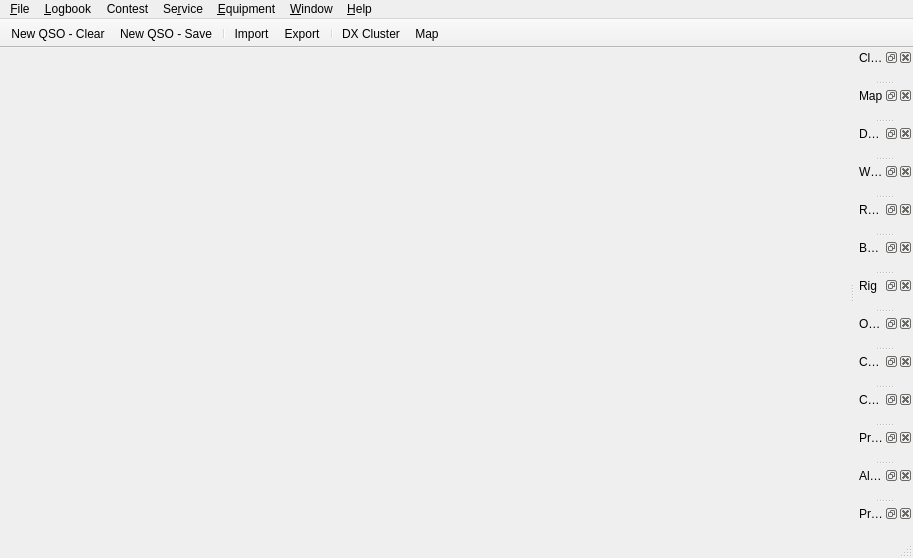
 <widget class="QMainWindow" name="MainWindow">
  <property name="geometry">
   <rect>
    <x>0</x>
    <y>0</y>
    <width>913</width>
    <height>558</height>
   </rect>
  </property>
  <property name="windowTitle">
   <string/>
  </property>
  <property name="dockOptions">
   <set>QMainWindow::AllowNestedDocks|QMainWindow::AllowTabbedDocks|QMainWindow::AnimatedDocks|QMainWindow::GroupedDragging</set>
  </property>
  <widget class="QWidget" name="centralWidget">
   <layout class="QVBoxLayout" name="verticalLayout">
    <property name="bottomMargin">
     <number>0</number>
    </property>
    <item>
     <widget class="LogbookWidget" name="logbookWidget" native="true">
      <property name="sizePolicy">
       <sizepolicy hsizetype="Preferred" vsizetype="Expanding">
        <horstretch>0</horstretch>
        <verstretch>0</verstretch>
       </sizepolicy>
      </property>
     </widget>
    </item>
    <item>
     <widget class="NewContactWidget" name="newContactWidget" native="true">
      <property name="sizePolicy">
       <sizepolicy hsizetype="Preferred" vsizetype="Maximum">
        <horstretch>0</horstretch>
        <verstretch>0</verstretch>
       </sizepolicy>
      </property>
      <property name="focusPolicy">
       <enum>Qt::ClickFocus</enum>
      </property>
     </widget>
    </item>
   </layout>
  </widget>
  <widget class="QMenuBar" name="menuBar">
   <property name="geometry">
    <rect>
     <x>0</x>
     <y>0</y>
     <width>913</width>
     <height>25</height>
    </rect>
   </property>
   <widget class="QMenu" name="menuFile">
    <property name="title">
     <string>&amp;File</string>
    </property>
    <addaction name="actionSettings"/>
    <addaction name="separator"/>
    <addaction name="actionDumpDB"/>
    <addaction name="actionLoadDB"/>
    <addaction name="separator"/>
    <addaction name="actionQuit"/>
   </widget>
   <widget class="QMenu" name="menuLogbook">
    <property name="title">
     <string>&amp;Logbook</string>
    </property>
    <addaction name="actionQSOFilters"/>
    <addaction name="actionManualContact"/>
    <addaction name="separator"/>
    <addaction name="actionImport"/>
    <addaction name="actionExport"/>
    <addaction name="separator"/>
    <addaction name="actionAwards"/>
    <addaction name="actionStatistics"/>
    <addaction name="separator"/>
    <addaction name="actionQSLGallery"/>
   </widget>
   <widget class="QMenu" name="menuEquipment">
    <property name="title">
     <string>&amp;Equipment</string>
    </property>
    <addaction name="actionConnectRig"/>
    <addaction name="actionConnectCWKeyer"/>
    <addaction name="actionConnectRotator"/>
   </widget>
   <widget class="QMenu" name="menuHelp">
    <property name="title">
     <string>&amp;Help</string>
    </property>
    <addaction name="actionWikiHelp"/>
    <addaction name="actionReportBug"/>
    <addaction name="actionMailingList"/>
    <addaction name="separator"/>
    <addaction name="actionWhatsNew"/>
    <addaction name="actionAbout"/>
   </widget>
   <widget class="QMenu" name="menuWindow">
    <property name="title">
     <string>&amp;Window</string>
    </property>
    <addaction name="actionAlerts"/>
    <addaction name="actionBandmap"/>
    <addaction name="actionClock"/>
    <addaction name="actionChat"/>
    <addaction name="actionCWConsole"/>
    <addaction name="actionDXClusterWindow"/>
    <addaction name="actionMapWindow"/>
    <addaction name="actionProfileImage"/>
    <addaction name="actionOnlineMap"/>
    <addaction name="actionPropagation"/>
    <addaction name="actionRig"/>
    <addaction name="actionRotator"/>
    <addaction name="actionWsjtx"/>
   </widget>
   <widget class="QMenu" name="menuServices">
    <property name="title">
     <string>Se&amp;rvice</string>
    </property>
    <addaction name="actionServiceUpload"/>
    <addaction name="actionServiceDownload"/>
   </widget>
   <widget class="QMenu" name="menuContest">
    <property name="title">
     <string>Contest</string>
    </property>
    <widget class="QMenu" name="menuDupeCheck">
     <property name="title">
      <string>Dupe Check</string>
     </property>
     <addaction name="actionDupeAllBands"/>
     <addaction name="actionDupeEachBand"/>
     <addaction name="actionDupeEachBandMode"/>
     <addaction name="actionDupeNoCheck"/>
    </widget>
    <widget class="QMenu" name="menuSequence">
     <property name="title">
      <string>Sequence</string>
     </property>
     <addaction name="actionSeqSingle"/>
     <addaction name="actionSeqPerBand"/>
     <addaction name="separator"/>
     <addaction name="actionSeqReset"/>
    </widget>
    <widget class="QMenu" name="menuLinkExchange">
     <property name="title">
      <string>Linking Exchange With</string>
     </property>
     <addaction name="actionLinkExchangeNone"/>
     <addaction name="separator"/>
    </widget>
    <addaction name="menuDupeCheck"/>
    <addaction name="menuSequence"/>
    <addaction name="menuLinkExchange"/>
    <addaction name="separator"/>
    <addaction name="actionContestStop"/>
   </widget>
   <addaction name="menuFile"/>
   <addaction name="menuLogbook"/>
   <addaction name="menuContest"/>
   <addaction name="menuServices"/>
   <addaction name="menuEquipment"/>
   <addaction name="menuWindow"/>
   <addaction name="menuHelp"/>
  </widget>
  <widget class="QStatusBar" name="statusBar"/>
  <widget class="QToolBar" name="toolBar">
   <property name="enabled">
    <bool>true</bool>
   </property>
   <property name="windowTitle">
    <string>Toolbar</string>
   </property>
   <property name="movable">
    <bool>false</bool>
   </property>
   <property name="toolButtonStyle">
    <enum>Qt::ToolButtonIconOnly</enum>
   </property>
   <property name="floatable">
    <bool>false</bool>
   </property>
   <attribute name="toolBarArea">
    <enum>TopToolBarArea</enum>
   </attribute>
   <attribute name="toolBarBreak">
    <bool>false</bool>
   </attribute>
   <addaction name="actionNewContact"/>
   <addaction name="actionSaveContact"/>
   <addaction name="separator"/>
   <addaction name="actionImport"/>
   <addaction name="actionExport"/>
   <addaction name="separator"/>
   <addaction name="actionDXClusterWindow"/>
   <addaction name="actionMapWindow"/>
  </widget>
  <widget class="QDockWidget" name="clockDockWidget">
   <property name="windowTitle">
    <string>Clock</string>
   </property>
   <attribute name="dockWidgetArea">
    <number>2</number>
   </attribute>
   <widget class="ClockWidget" name="clockWidget"/>
  </widget>
  <widget class="QDockWidget" name="mapDockWidget">
   <property name="windowTitle">
    <string>Map</string>
   </property>
   <attribute name="dockWidgetArea">
    <number>2</number>
   </attribute>
   <widget class="MapWidget" name="mapWidget">
    <property name="focusPolicy">
     <enum>Qt::ClickFocus</enum>
    </property>
   </widget>
  </widget>
  <widget class="QDockWidget" name="dxDockWidget">
   <property name="windowTitle">
    <string>DX Cluster</string>
   </property>
   <attribute name="dockWidgetArea">
    <number>2</number>
   </attribute>
   <widget class="DxWidget" name="dxWidget"/>
  </widget>
  <widget class="QDockWidget" name="wsjtxDockWidget">
   <property name="windowTitle">
    <string>WSJTX</string>
   </property>
   <attribute name="dockWidgetArea">
    <number>2</number>
   </attribute>
   <widget class="WsjtxWidget" name="wsjtxWidget"/>
  </widget>
  <widget class="QDockWidget" name="rotatorDockWidget">
   <property name="windowTitle">
    <string>Rotator</string>
   </property>
   <attribute name="dockWidgetArea">
    <number>2</number>
   </attribute>
   <widget class="RotatorWidget" name="rotatorWidget"/>
  </widget>
  <widget class="QDockWidget" name="bandmapDockWidget">
   <property name="windowTitle">
    <string>Bandmap</string>
   </property>
   <attribute name="dockWidgetArea">
    <number>2</number>
   </attribute>
   <widget class="BandmapWidget" name="bandmapWidget"/>
  </widget>
  <widget class="QDockWidget" name="rigDockWidget">
   <property name="windowTitle">
    <string>Rig</string>
   </property>
   <attribute name="dockWidgetArea">
    <number>2</number>
   </attribute>
   <widget class="RigWidget" name="rigWidget"/>
  </widget>
  <widget class="QDockWidget" name="onlineMapDockWidget">
   <property name="windowTitle">
    <string>Online Map</string>
   </property>
   <attribute name="dockWidgetArea">
    <number>2</number>
   </attribute>
   <widget class="OnlineMapWidget" name="onlineMapWidget"/>
  </widget>
  <widget class="QDockWidget" name="cwConsoleDockWidget">
   <property name="windowTitle">
    <string>CW Console</string>
   </property>
   <attribute name="dockWidgetArea">
    <number>2</number>
   </attribute>
   <widget class="CWConsoleWidget" name="cwconsoleWidget"/>
  </widget>
  <widget class="QDockWidget" name="chatDockWidget">
   <property name="windowTitle">
    <string>Chat</string>
   </property>
   <attribute name="dockWidgetArea">
    <number>2</number>
   </attribute>
   <widget class="ChatWidget" name="chatWidget"/>
  </widget>
  <widget class="QDockWidget" name="profileImageDockWidget">
   <property name="windowTitle">
    <string>Profile Image</string>
   </property>
   <attribute name="dockWidgetArea">
    <number>2</number>
   </attribute>
   <widget class="ProfileImageWidget" name="profileImageWidget"/>
  </widget>
  <widget class="QDockWidget" name="alertDockWidget">
   <property name="windowTitle">
    <string>Alerts</string>
   </property>
   <attribute name="dockWidgetArea">
    <number>2</number>
   </attribute>
   <widget class="AlertWidget" name="alertsWidget"/>
  </widget>
  <widget class="QDockWidget" name="propagationDockWidget">
   <property name="windowTitle">
    <string>Propagation</string>
   </property>
   <attribute name="dockWidgetArea">
    <number>2</number>
   </attribute>
   <widget class="PropagationWidget" name="propagationWidget"/>
  </widget>
  <action name="actionQuit">
   <property name="icon">
    <iconset theme="application-exit">
     <normaloff>.</normaloff>.</iconset>
   </property>
   <property name="text">
    <string>Quit</string>
   </property>
   <property name="toolTip">
    <string>Application - Quit</string>
   </property>
   <property name="shortcut">
    <string notr="true">Ctrl+Q</string>
   </property>
   <property name="menuRole">
    <enum>QAction::QuitRole</enum>
   </property>
   <property name="changeableshortcut" stdset="0">
    <bool>true</bool>
   </property>
  </action>
  <action name="actionSettings">
   <property name="icon">
    <iconset theme="document-properties">
     <normaloff>.</normaloff>.</iconset>
   </property>
   <property name="text">
    <string>&amp;Settings</string>
   </property>
   <property name="menuRole">
    <enum>QAction::PreferencesRole</enum>
   </property>
  </action>
  <action name="actionDumpDB">
   <property name="text">
    <string>Pack Data &amp;&amp; Settings</string>
   </property>
  </action>
  <action name="actionLoadDB">
   <property name="text">
    <string>Unpack Data &amp;&amp; Settings</string>
   </property>
  </action>
  <action name="actionNewContact">
   <property name="icon">
    <iconset theme="document-new">
     <normaloff>.</normaloff>.</iconset>
   </property>
   <property name="text">
    <string>New QSO - Clear</string>
   </property>
   <property name="toolTip">
    <string>New QSO - Clear</string>
   </property>
   <property name="shortcut">
    <string notr="true">Ctrl+N</string>
   </property>
   <property name="changeableshortcut" stdset="0">
    <bool>true</bool>
   </property>
  </action>
  <action name="actionImport">
   <property name="icon">
    <iconset theme="document-import">
     <normaloff>.</normaloff>.</iconset>
   </property>
   <property name="text">
    <string>&amp;Import</string>
   </property>
  </action>
  <action name="actionExport">
   <property name="icon">
    <iconset theme="document-export">
     <normaloff>.</normaloff>.</iconset>
   </property>
   <property name="text">
    <string>&amp;Export</string>
   </property>
  </action>
  <action name="actionConnectRig">
   <property name="checkable">
    <bool>true</bool>
   </property>
   <property name="text">
    <string>Connect R&amp;ig</string>
   </property>
   <property name="shortcut">
    <string notr="true"/>
   </property>
  </action>
  <action name="actionAbout">
   <property name="icon">
    <iconset theme="help-about">
     <normaloff>.</normaloff>.</iconset>
   </property>
   <property name="text">
    <string>&amp;About</string>
   </property>
   <property name="menuRole">
    <enum>QAction::AboutRole</enum>
   </property>
  </action>
  <action name="actionSaveContact">
   <property name="icon">
    <iconset theme="document-save">
     <normaloff>.</normaloff>.</iconset>
   </property>
   <property name="text">
    <string>New QSO - Save</string>
   </property>
   <property name="toolTip">
    <string>New QSO - Save</string>
   </property>
   <property name="shortcut">
    <string notr="true">Ctrl+S</string>
   </property>
   <property name="changeableshortcut" stdset="0">
    <bool>true</bool>
   </property>
  </action>
  <action name="actionDXClusterWindow">
   <property name="icon">
    <iconset theme="object-rows">
     <normaloff>:/res/icons/network-wireless.png</normaloff>:/res/icons/network-wireless.png</iconset>
   </property>
   <property name="text">
    <string>DX Cluster</string>
   </property>
  </action>
  <action name="actionMapWindow">
   <property name="icon">
    <iconset theme="globe">
     <normaloff>:/res/icons/emblem-web.png</normaloff>:/res/icons/emblem-web.png</iconset>
   </property>
   <property name="text">
    <string>Map</string>
   </property>
  </action>
  <action name="actionStatistics">
   <property name="icon">
    <iconset theme="x-office-spreadsheet">
     <normaloff>.</normaloff>.</iconset>
   </property>
   <property name="text">
    <string>S&amp;tatistics</string>
   </property>
  </action>
  <action name="actionQSLGallery">
   <property name="text">
    <string>QSL &amp;Gallery</string>
   </property>
  </action>
  <action name="actionWsjtx">
   <property name="text">
    <string>Wsjtx</string>
   </property>
  </action>
  <action name="actionConnectRotator">
   <property name="checkable">
    <bool>true</bool>
   </property>
   <property name="text">
    <string>Connect R&amp;otator</string>
   </property>
  </action>
  <action name="actionRotator">
   <property name="text">
    <string>Rotator</string>
   </property>
  </action>
  <action name="actionBandmap">
   <property name="text">
    <string>Bandmap</string>
   </property>
  </action>
  <action name="actionRig">
   <property name="text">
    <string>Rig</string>
   </property>
  </action>
  <action name="actionClock">
   <property name="text">
    <string>Clock</string>
   </property>
  </action>
  <action name="actionQSOFilters">
   <property name="icon">
    <iconset resource="../res/icons/icons.qrc">
     <normaloff>:/icons/filter_list-24px.svg</normaloff>:/icons/filter_list-24px.svg</iconset>
   </property>
   <property name="text">
    <string>QSO &amp;Filters</string>
   </property>
  </action>
  <action name="actionOnlineMap">
   <property name="text">
    <string>Online Map</string>
   </property>
  </action>
  <action name="actionPropagation">
   <property name="text">
    <string>Propagation</string>
   </property>
  </action>
  <action name="actionAwards">
   <property name="icon">
    <iconset theme="application-certificate">
     <normaloff>.</normaloff>.</iconset>
   </property>
   <property name="text">
    <string>&amp;Awards</string>
   </property>
  </action>
  <action name="actionEditAlertRules">
   <property name="text">
    <string>Edit Rules</string>
   </property>
  </action>
  <action name="actionBeepSettingAlert">
   <property name="checkable">
    <bool>true</bool>
   </property>
   <property name="text">
    <string>Beep</string>
   </property>
  </action>
  <action name="actionConnectCWKeyer">
   <property name="checkable">
    <bool>true</bool>
   </property>
   <property name="text">
    <string>Connect &amp;CW Keyer</string>
   </property>
  </action>
  <action name="actionCWConsole">
   <property name="text">
    <string>CW Console</string>
   </property>
  </action>
  <action name="actionWikiHelp">
   <property name="icon">
    <iconset theme="help">
     <normaloff>.</normaloff>.</iconset>
   </property>
   <property name="text">
    <string>&amp;Wiki</string>
   </property>
  </action>
  <action name="actionReportBug">
   <property name="text">
    <string>Report &amp;Bug...</string>
   </property>
  </action>
  <action name="actionManualContact">
   <property name="checkable">
    <bool>true</bool>
   </property>
   <property name="text">
    <string>&amp;Manual Entry</string>
   </property>
   <property name="toolTip">
    <string>Switch New Contact dialog to the manually entry mode&lt;br/&gt;(time, freq, profiles etc. are not taken from their common sources)</string>
   </property>
  </action>
  <action name="actionMailingList">
   <property name="text">
    <string>Mailing List...</string>
   </property>
  </action>
  <action name="actionActivitiesEdit">
   <property name="text">
    <string>Edit</string>
   </property>
  </action>
  <action name="actionChat">
   <property name="text">
    <string>Chat</string>
   </property>
  </action>
  <action name="actionSaveGeometry">
   <property name="text">
    <string>Save Arrangement</string>
   </property>
   <property name="toolTip">
    <string>Save Arrangement</string>
   </property>
  </action>
  <action name="actionEquipmentKeepOptions">
   <property name="checkable">
    <bool>true</bool>
   </property>
   <property name="text">
    <string>Keep Options</string>
   </property>
   <property name="toolTip">
    <string>Restore connection options after application restart</string>
   </property>
  </action>
  <action name="actionProfileImage">
   <property name="text">
    <string>Profile Image</string>
   </property>
  </action>
  <action name="actionSearchCallsign">
   <property name="enabled">
    <bool>true</bool>
   </property>
   <property name="text">
    <string>Logbook - Search Callsign</string>
   </property>
   <property name="shortcut">
    <string notr="true">Ctrl+F</string>
   </property>
   <property name="shortcutContext">
    <enum>Qt::ApplicationShortcut</enum>
   </property>
   <property name="menuRole">
    <enum>QAction::NoRole</enum>
   </property>
   <property name="changeableshortcut" stdset="0">
    <bool>true</bool>
   </property>
  </action>
  <action name="actionAddBandmapMark">
   <property name="text">
    <string>New QSO - Add text from Callsign field to Bandmap</string>
   </property>
   <property name="toolTip">
    <string>New QSO - Add text from Callsign field to Bandmap</string>
   </property>
   <property name="shortcut">
    <string notr="true">Ctrl+M</string>
   </property>
   <property name="shortcutContext">
    <enum>Qt::ApplicationShortcut</enum>
   </property>
   <property name="menuRole">
    <enum>QAction::NoRole</enum>
   </property>
   <property name="changeableshortcut" stdset="0">
    <bool>true</bool>
   </property>
  </action>
  <action name="actionBandSwitchDown">
   <property name="text">
    <string>Rig - Band Down</string>
   </property>
   <property name="shortcut">
    <string notr="true">Ctrl+PgDown</string>
   </property>
   <property name="shortcutContext">
    <enum>Qt::ApplicationShortcut</enum>
   </property>
   <property name="menuRole">
    <enum>QAction::NoRole</enum>
   </property>
   <property name="changeableshortcut" stdset="0">
    <bool>true</bool>
   </property>
  </action>
  <action name="actionBandSwitchUp">
   <property name="text">
    <string>Rig - Band Up</string>
   </property>
   <property name="shortcut">
    <string notr="true">Ctrl+PgUp</string>
   </property>
   <property name="shortcutContext">
    <enum>Qt::ApplicationShortcut</enum>
   </property>
   <property name="menuRole">
    <enum>QAction::NoRole</enum>
   </property>
   <property name="changeableshortcut" stdset="0">
    <bool>true</bool>
   </property>
  </action>
  <action name="actionUseNearestCallsign">
   <property name="text">
    <string>New QSO - Use Callsign from the Whisperer</string>
   </property>
   <property name="shortcut">
    <string notr="true">Alt+Return</string>
   </property>
   <property name="shortcutContext">
    <enum>Qt::ApplicationShortcut</enum>
   </property>
   <property name="menuRole">
    <enum>QAction::NoRole</enum>
   </property>
   <property name="changeableshortcut" stdset="0">
    <bool>true</bool>
   </property>
  </action>
  <action name="actionCWSpeedUp">
   <property name="text">
    <string>CW Console - Key Speed Up</string>
   </property>
   <property name="shortcut">
    <string notr="true">Alt+Up</string>
   </property>
   <property name="shortcutContext">
    <enum>Qt::ApplicationShortcut</enum>
   </property>
   <property name="menuRole">
    <enum>QAction::NoRole</enum>
   </property>
   <property name="changeableshortcut" stdset="0">
    <bool>true</bool>
   </property>
  </action>
  <action name="actionCWSpeedDown">
   <property name="text">
    <string>CW Console - Key Speed Down</string>
   </property>
   <property name="shortcut">
    <string notr="true">Alt+Down</string>
   </property>
   <property name="shortcutContext">
    <enum>Qt::ApplicationShortcut</enum>
   </property>
   <property name="menuRole">
    <enum>QAction::NoRole</enum>
   </property>
   <property name="changeableshortcut" stdset="0">
    <bool>true</bool>
   </property>
  </action>
  <action name="actionCWProfileUp">
   <property name="text">
    <string>CW Console - Profile Up</string>
   </property>
   <property name="shortcut">
    <string notr="true">Alt+Right</string>
   </property>
   <property name="shortcutContext">
    <enum>Qt::ApplicationShortcut</enum>
   </property>
   <property name="menuRole">
    <enum>QAction::NoRole</enum>
   </property>
   <property name="changeableshortcut" stdset="0">
    <bool>true</bool>
   </property>
  </action>
  <action name="actionCWProfileDown">
   <property name="text">
    <string>CW Console - Profile Down</string>
   </property>
   <property name="shortcut">
    <string notr="true">Alt+Left</string>
   </property>
   <property name="shortcutContext">
    <enum>Qt::ApplicationShortcut</enum>
   </property>
   <property name="menuRole">
    <enum>QAction::NoRole</enum>
   </property>
   <property name="changeableshortcut" stdset="0">
    <bool>true</bool>
   </property>
  </action>
  <action name="actionPTTOn">
   <property name="text">
    <string>Rig - PTT On/Off</string>
   </property>
   <property name="shortcut">
    <string notr="true">Alt+\</string>
   </property>
   <property name="shortcutContext">
    <enum>Qt::ApplicationShortcut</enum>
   </property>
   <property name="autoRepeat">
    <bool>false</bool>
   </property>
   <property name="menuRole">
    <enum>QAction::NoRole</enum>
   </property>
   <property name="changeableshortcut" stdset="0">
    <bool>true</bool>
   </property>
  </action>
  <action name="actionAlerts">
   <property name="text">
    <string>Alerts</string>
   </property>
  </action>
  <action name="actionClearAlerts">
   <property name="text">
    <string>Clear</string>
   </property>
  </action>
  <action name="actionShowAlerts">
   <property name="text">
    <string>Show Alerts</string>
   </property>
  </action>
  <action name="actionDupeAllBands">
   <property name="checkable">
    <bool>true</bool>
   </property>
   <property name="text">
    <string>All Bands</string>
   </property>
  </action>
  <action name="actionDupeEachBand">
   <property name="checkable">
    <bool>true</bool>
   </property>
   <property name="text">
    <string>Each Band</string>
   </property>
  </action>
  <action name="actionDupeEachBandMode">
   <property name="checkable">
    <bool>true</bool>
   </property>
   <property name="text">
    <string>Each Band &amp;&amp; Mode</string>
   </property>
  </action>
  <action name="actionDupeNoCheck">
   <property name="checkable">
    <bool>true</bool>
   </property>
   <property name="text">
    <string>No Check</string>
   </property>
  </action>
  <action name="actionSeqSingle">
   <property name="checkable">
    <bool>true</bool>
   </property>
   <property name="text">
    <string>Single</string>
   </property>
  </action>
  <action name="actionSeqPerBand">
   <property name="checkable">
    <bool>true</bool>
   </property>
   <property name="text">
    <string>Per Band</string>
   </property>
  </action>
  <action name="actionContestStop">
   <property name="enabled">
    <bool>false</bool>
   </property>
   <property name="text">
    <string>Stop</string>
   </property>
  </action>
  <action name="actionSeqReset">
   <property name="text">
    <string>Reset</string>
   </property>
  </action>
  <action name="actionLinkExchangeNone">
   <property name="checkable">
    <bool>true</bool>
   </property>
   <property name="text">
    <string>None</string>
   </property>
  </action>
  <action name="actionServiceUpload">
   <property name="icon">
    <iconset theme="mail-send">
     <normaloff>.</normaloff>.</iconset>
   </property>
   <property name="text">
    <string>Upload</string>
   </property>
   <property name="toolTip">
    <string>Service - Upload QSOs</string>
   </property>
   <property name="shortcut">
    <string notr="true">Ctrl+Shift+I</string>
   </property>
   <property name="changeableshortcut" stdset="0">
    <bool>true</bool>
   </property>
  </action>
  <action name="actionServiceDownload">
   <property name="text">
    <string>Download QSLs</string>
   </property>
   <property name="toolTip">
    <string>Service - Download QSLs</string>
   </property>
   <property name="shortcut">
    <string notr="true">Ctrl+Shift+D</string>
   </property>
   <property name="changeableshortcut" stdset="0">
    <bool>true</bool>
   </property>
  </action>
  <action name="actionThemeNative">
   <property name="checkable">
    <bool>true</bool>
   </property>
   <property name="text">
    <string>Theme: Native</string>
   </property>
   <property name="menuRole">
    <enum>QAction::NoRole</enum>
   </property>
  </action>
  <action name="actionThemeLight">
   <property name="checkable">
    <bool>true</bool>
   </property>
   <property name="text">
    <string>Theme: QLog Light</string>
   </property>
   <property name="menuRole">
    <enum>QAction::NoRole</enum>
   </property>
  </action>
  <action name="actionThemeDark">
   <property name="checkable">
    <bool>true</bool>
   </property>
   <property name="text">
    <string>Theme: QLog Dark</string>
   </property>
   <property name="menuRole">
    <enum>QAction::NoRole</enum>
   </property>
  </action>
  <action name="actionWhatsNew">
   <property name="text">
    <string>What's New</string>
   </property>
  </action>
 </widget>
